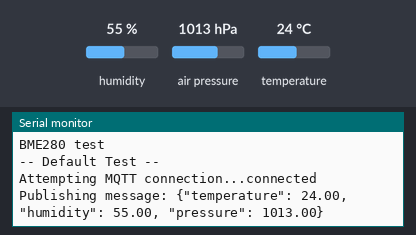
A sketch run on a simulated Arduino MKR. Shown: the last lines printed to the serial monitor. The inputs (shaded band) are chosen by the test bench; at power-on: humidity 55 %, air pressure 1013 hPa, temperature 24 °C. WiFi joins after 1.5 s; servers stay silent unless stated; no MQTT or app messages arrive unless stated; not simulated (calls return 0 or success): arduino_secrets.h.

Above: at 8.2 s.
8.3 s: humidity set to 22 %
At 12.9 s:
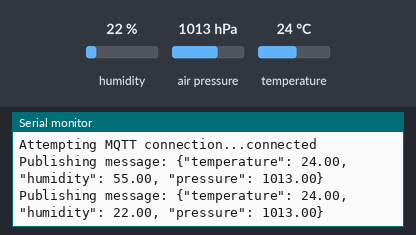
13.3 s: air pressure set to 952 hPa
At 18.0 s:
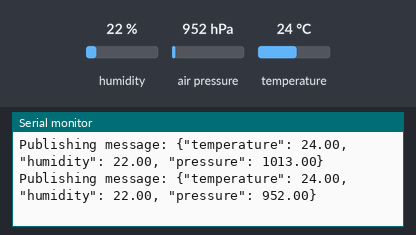
18.3 s: temperature set to 12 °C
At 23.2 s:
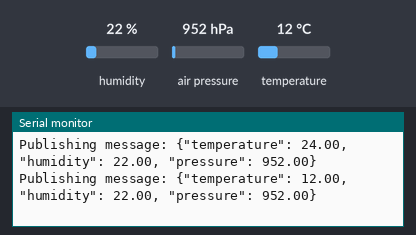

The sketch:

test_send_mqtt.ino
```cpp
#include <Wire.h>
#include <SPI.h>
#include <Adafruit_Sensor.h>
#include <Adafruit_BME280.h>
#include <WiFi101.h>
#include <PubSubClient.h>
#include "arduino_secrets.h"

#define SEALEVELPRESSURE_HPA (1013.25)

Adafruit_BME280 bme; // I2C

char ssid[] = SECRET_SSID;
char pass[] = SECRET_PASS;
int status = WL_IDLE_STATUS;  // variable for WiFi radio's status

//WiFiSSLClient WiFiclient; // instantiate a secure WiFi client


WiFiClient wifiClient;
PubSubClient client(wifiClient);

const char* mqtt_server = "192.168.88.250";  // IP address of the receiving PC

void setup(){
  Serial.begin(9600);


    // Feather M0-specific WiFi pins
  WiFi.setPins(8, 7, 4, 2);

    // attempt to connect to WiFi network:
  while ( status != WL_CONNECTED) {
        Serial.print("Attempting to connect to SSID: ");
        Serial.println(ssid);
        // Connect to WiFi:
        if (sizeof(pass) == 1) { // if no password
            status = WiFi.begin(ssid); // connect with SSID alone
        }
        else {
            status = WiFi.begin(ssid, pass); // connect with SSID and password
        }
  }
      // you're connected now, so print out a success message:
  Serial.println("You're connected to the network");

    // print your Feather's IP address:
  IPAddress ip = WiFi.localIP();
  Serial.print("Device IP Address: ");
  Serial.println(ip);
        // wait 5 seconds for connection:
  delay(5000);

  Serial.println(F("BME280 test"));

  bool status;

  // default settings
  // (you can also pass in a Wire library object like &Wire2)
  status = bme.begin();
  if (!status) {
    Serial.println("Could not find a valid BME280 sensor, check wiring!");
    while (1);
  }
  Serial.println("-- Default Test --");
  delay(500);

  client.setServer(mqtt_server, 1883);  // Set the MQTT server address and port
}
void loop() {
  if (!client.connected()) {
    reconnect();
  }
  client.loop();

  float temperature = bme.readTemperature();
  float humidity = bme.readHumidity();
  float pressure = bme.readPressure() / 100.0F;

  String payload = String("{\"temperature\": ") + temperature +
                   String(", \"humidity\": ") + humidity +
                   String(", \"pressure\": ") + pressure + String("}");

  Serial.print("Publishing message: ");
  Serial.println(payload);
  client.publish("sensor/bme280", payload.c_str());

  delay(5000);  // wait 5 seconds before sending next reading
}

void reconnect() {
  // Loop until we're reconnected
  while (!client.connected()) {
    Serial.print("Attempting MQTT connection...");
    // Attempt to connect
    if (client.connect("FeatherM0Client")) {
      Serial.println("connected");
    } else {
      Serial.print("failed, rc=");
      Serial.print(client.state());
      Serial.println(" try again in 5 seconds");
      // Wait 5 seconds before retrying
      delay(5000);
    }
  }
}
```

Measured:
- after the input at 8.3 s, the serial monitor: prints a new line after 3.8 s (image 1)
- after the input at 13.3 s, the serial monitor: prints a new line after 3.8 s (image 2)
- after the input at 18.3 s, the serial monitor: prints a new line after 3.8 s (image 3)
